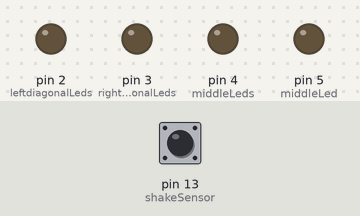
The sketch below on a simulated Arduino Uno, built with avr-gcc and run on an emulated ATmega328P. Parts: output pins drawn as LEDs (lit = HIGH). Inputs (shaded band) come from the test bench; at power-on: pin 13 (shakeSensor) HIGH. Random numbers use the default seed unless the sketch sets one.

Above: at 1.2 s.
1.3 s: pin 13 (shakeSensor) pulsed LOW 2 times (0.12 s each, 0.3 s apart)
At 1.68 s:
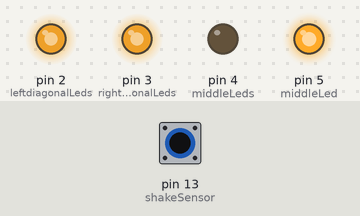
4.3 s: pin 13 (shakeSensor) driven LOW
At 12.7 s:
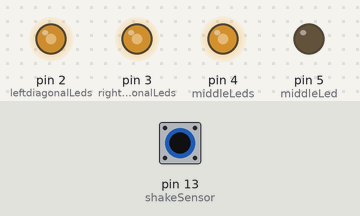
13.3 s: pin 13 (shakeSensor) driven HIGH
At 18.8 s:
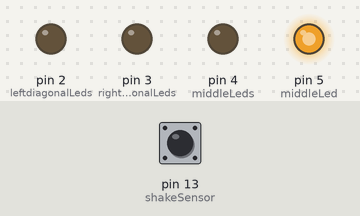
Timing chart, 0 to 20.3 s (numbered marks = the images above; inputs shaded):
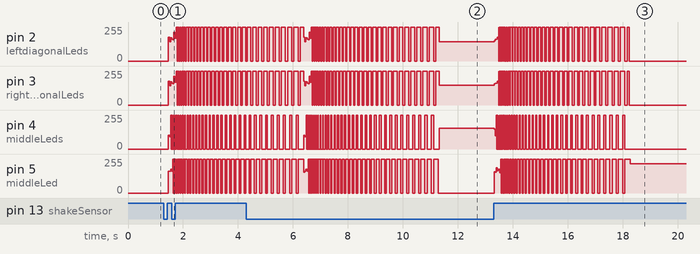

The sketch:

Electronic_Arduino_Dice.ino
```cpp
/* Quick schematic of the way the Led's are wired: symbols matching are leds wired in parralel is a led

()              []


{}      O       {}


[]              ()


() leds connected to pin 2
[] leds connected to pin 3
{} leds connected to pin 4
O (center led) connected to pin 5
A tilt switch connected to pin 13 and ground

*/

#include <ezButton.h> //Use the button debouncing library for the tilt switch

const int leftdiagonalLeds = 2; //The pins the Led's are connected to
const int rightdiagonalLeds = 3;
const int middleLeds = 4;
const int middleLed = 5;
int allLeds; //All the leds
int number = 0; //The number the dice will show
int slowdownTime = 0; //Slow down time

ezButton shakeSensor(13); //Tilt switch connected to pin 13

void setup() {
  // put your setup code here, to run once:

  for (allLeds=2; allLeds<=5; allLeds++) { //Set all leds as output and make them initally low
  pinMode (allLeds, OUTPUT);
  digitalWrite (allLeds, LOW);
 }
 shakeSensor.setDebounceTime(10); //Debounce the tilt switch
}

void loop() {
  // put your main code here, to run repeatedly:
  shakeSensor.loop();

  if (shakeSensor.isReleased() /*(triggered)*/) { //If the tilt switch is shaken,
    clearLeds(); //Turn all the leds off (refer to functions at end of program)
    randomSeed(micros()); //Seed the random number generator
    number = random (1, 7); //Pick a random number between 1-6 (Never goes to 7)

    for (slowdownTime = 0; slowdownTime <= 40; slowdownTime++) { //slowly increment the slowdownTime from 60ms
      clearLeds(); //Display randomly chosen dice numbers, then slow down
      display6();
      delay (slowdownTime * 2);
      clearLeds();
      display1();
      delay (slowdownTime * 2);
      clearLeds();
      display5();
      delay (slowdownTime * 2);
    } //At end of for loop, retreive the number chosen before by the
  }   //random number generator and display the corrensponding dice spots.

  if (number == 1) { //When the number is generated, if it is a certain number, light the following leds
    clearLeds();
    display1();
  }
  if (number == 2) {
    clearLeds();
    display2();
  }
  if (number == 3) {
    clearLeds();
    display3();
  }
  if (number == 4) {
    clearLeds();
    display4();
  }
  if (number == 5) {
    clearLeds();
    display5();
  }
  if (number == 6) {
    clearLeds();
    display6();
  }
}

void display1() { //The leds that need to be lit to display certain numbers on a dice pattern
  digitalWrite (middleLed, HIGH);
}

void display2() {
  digitalWrite (leftdiagonalLeds, HIGH);
}

void display3() {
  digitalWrite (middleLed, HIGH);
  digitalWrite (leftdiagonalLeds, HIGH);
}

void display4() {
  digitalWrite (leftdiagonalLeds, HIGH);
  digitalWrite (rightdiagonalLeds, HIGH);
}

void display5() {
  digitalWrite (leftdiagonalLeds, HIGH);
  digitalWrite (rightdiagonalLeds, HIGH);
  digitalWrite (middleLed, HIGH);
}

void display6() {
  digitalWrite (leftdiagonalLeds, HIGH);
  digitalWrite (rightdiagonalLeds, HIGH);
  digitalWrite (middleLeds, HIGH);
}

void clearLeds() { //Turns all leds off
  for (allLeds=2; allLeds<=5; allLeds++) {
    digitalWrite (allLeds, LOW);
 }
}
```
